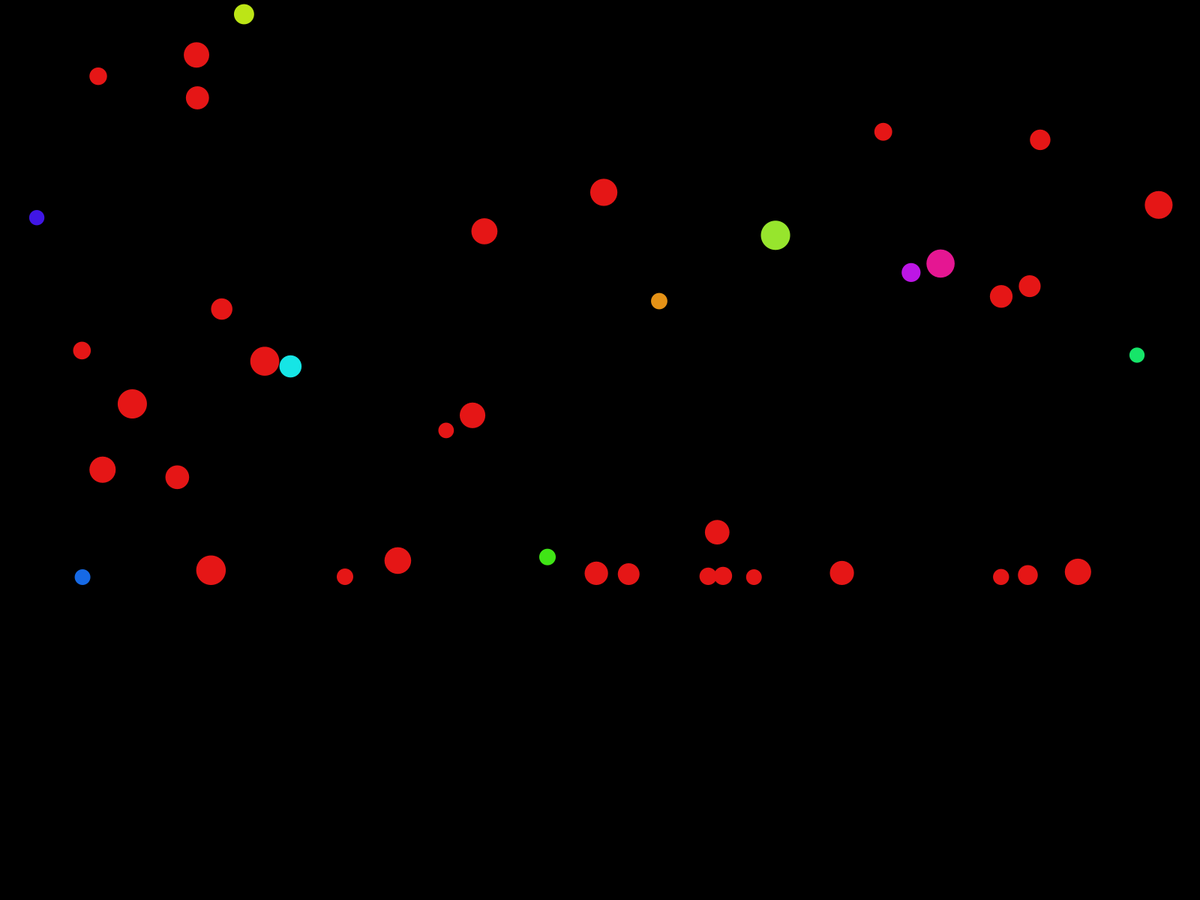
Frame 1 (no input)
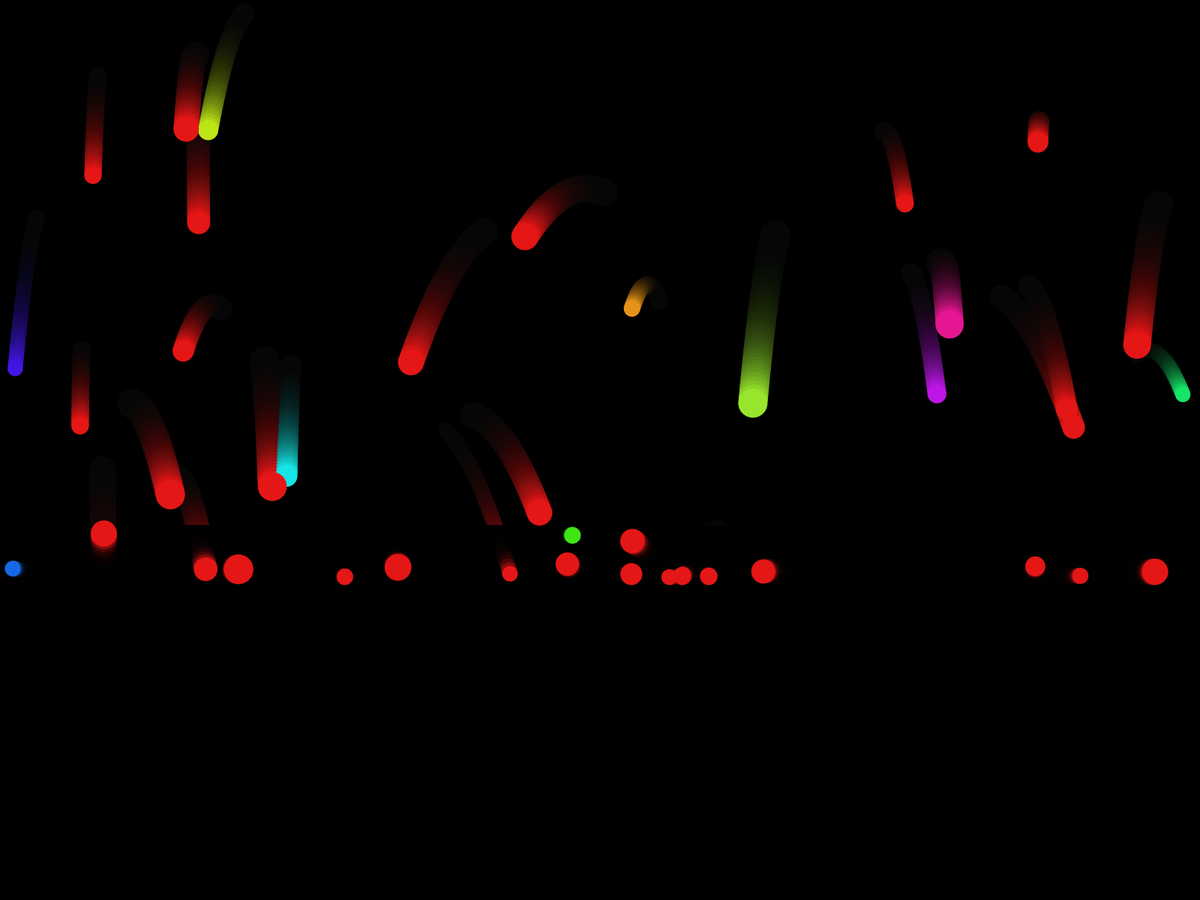
Frame 60 (the mouse pressed at the canvas centre just before this capture)
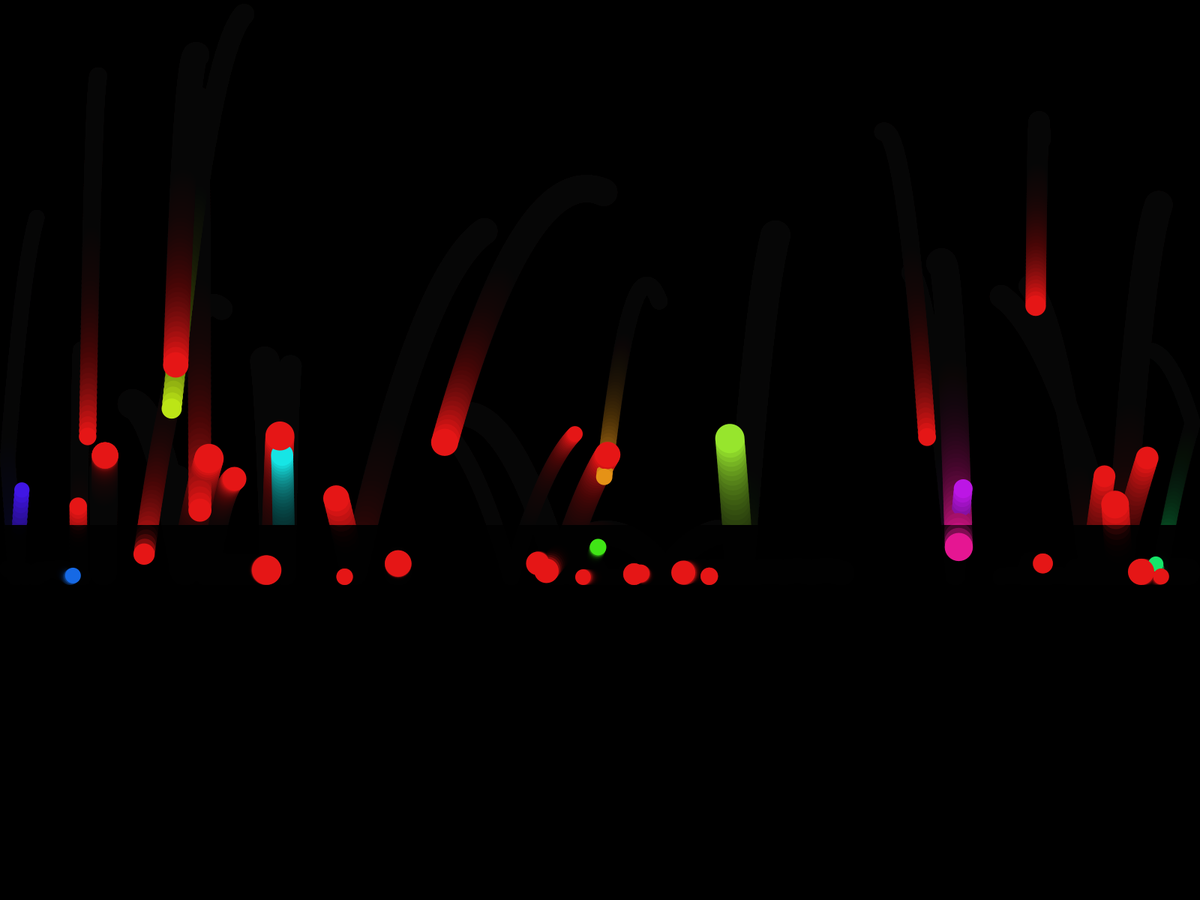
Frame 120 (the mouse held since frame 60 and released just before this capture)

The Processing sketch that drew these frames (run headless with seeded random() and noise(); from frame 60 on, the mouse is pressed at the canvas centre):

// Processing sketch: sketch_5_2_SuperMoverArrayListFLUID
// ── sketch_5_2_SuperMoverArrayListFLUID.pde
//declare a mover object
Mover mover;
Fluid fluid;
PVector gravity;
PVector wind;
ArrayList<Mover>movers;

void setup() {
  fullScreen();
  background(0, 0, 0);
  colorMode(HSB, 360, 100, 100);

  //initialize mover object with constructor
  mover = new Mover();
  mover.c = color(random(360), 80, 90);

  fluid = new Fluid(0, height/2+100, width, height, 0.2);
  movers = new ArrayList<Mover>();


  for (int i = 0; i < 40; i++)
  {
    Mover m = new Mover();


    m.c = color(i * 36, 90, 90);

    movers.add(m);
  }


  gravity = new PVector(0.0, 0.06);
  wind = new PVector(0, 0);
}

void draw() {
  // Add a semi-transparent background to create a subtle "trail" effect
  // Fill with white and a low alpha value (e.g., 20)
  fill(0, 0, 0, 20);
  rect(0, 0, width, height);

  //call mover functions
  //mover.accelerate Towards Mouse();
  // mover.accelerate Randomly();
  mover.applyForce(gravity);
  mover.applyForce(wind);
  mover.update();
  mover.checkEdgesBounce();
  mover.display();
  if (mover.isInFluid(fluid)) {
    println("ITS IN FLUID !");
  } else {
    // println("itsz not"); // Commented out to prevent console spam
  }
  fluid.display1(); //call our function

  for (Mover m : movers)
  {
    m.applyForce(gravity);
    m.applyForce(wind);
    m.update();
    m.checkEdgesBounce();
    m.display();
  }
}

void keyPressed()
{
  if (keyCode == LEFT);
  {
    wind = new PVector(-0.1, 0.0);
  }
  if (keyCode == RIGHT);
  {
    wind = new PVector(0.1, 0.0);
  }
}

// ── Fluid.pde


//declare the class
  //add variable for position, width, its thickness(Drag) and height
  
  class Fluid{
    
  float x,y,w,h,c;
  
  //define constructor function w paramters position and size
  Fluid(float xIn, float yIn, float wIn, float hIn, float cIn)
  {
    x = xIn;
    y = yIn;
    w = wIn;
    h = hIn;
    c = cIn;
    
    //In paramter passing in the class constructor, placeholder varriable
  }
  
  //display
  
  void display1()
  {
    fill(0,0,0,100);
    rect(x,y,w,h);
  }
  
  }

// ── Mover.pde
//This tab will define our 'mover' class...a reusable, modifiable mover object
//Declare Class!
class Mover {
  //Declare PVectors for position, velocity, acceleration
  PVector position, velocity, acceleration;

  //Declare floats for size, topspeed?
  float radius, topSpeed;
  float mass;
  color c;

  //Declare a constructor function with parameters for position and velocity
  Mover(PVector posIn, PVector velIn) {
    //assign values to variables
    position = posIn;
    velocity = velIn;
    //give acceleration an initial value
    acceleration = new PVector(0.0, 0.0);
    radius = 40;
    topSpeed = 40;
    mass = 1;
  }

  //constructor if you want random values
  Mover() {
    //assign values to variables
    position = new PVector(random(0, width), random(0, height));
    velocity = PVector.random2D();
    //give acceleration an initial value
    acceleration = PVector.random2D();
    radius = random(10, 20);
    topSpeed = 10;
        mass = 1;
  }

  //update function
  void update() {
    //give the mover a new random acceleration
    //acceleration = PVector.random2D();
    //increment velocity by acceleration
    velocity.add(acceleration);
    //limit the velocity by topSpeed
    velocity.limit(topSpeed);
    println(velocity.mag());
    //increment position by velocity
    position.add(velocity);
    acceleration.mult(0);
  }


boolean isInFluid(Fluid f)
{
  if(position.x > f.x && position.x < f.x+f.w && position.y > f.y && position.y < f.y+f.h)
  {
    return true;
  }
  else 
  {
    return false;
  }
}



  //this function will create an acceleration towards the mouse
  void accelerateTowardsMouse() {
    //create a vector for mouse location
    PVector mouse = new PVector(mouseX,mouseY);
    //subtract position from mouse location and assign to new ‘direction’ vector (use static func.)
    PVector direction = PVector.sub(mouse, position);
    //normalize direction vector to make its magnitude 1
    direction.normalize();
    //scale direction by multiplying by desired acceleration value
    direction.mult(0.5);
    //set acceleration equal to direction vector
    acceleration = direction;
  }
  
  //this function will generate a random acceleration
  void accelerateRandomly(){
    //use the STATIC function that belongs to the PVector class 
    acceleration = PVector.random2D();
  }


  //checkEdges function (wrap version instead of bounce)
  void checkEdgesWrap() {
    //if x position reaches right side of screen...
    if (position.x-radius > width) {
      //reset x position to left side of screen
      position.x = 0-radius;
    } else if (position.x+radius < 0) {
      //if x position reaches left side of screen....
      position.x = width+radius;
    }

    if (position.y - radius > height) {
      position.y = 0-radius;
    } else if (position.y + radius < 0) {
      position.y = height+radius;
    }
  }

  //add a function to bounce the mover off the edges
  void checkEdgesBounce() {
    //check right edge of the mover with right edge of the screen
    if (position.x + radius > width) {
      //reverse the x velocity
      velocity.x *= -1;
      //snap the mover back to the right edge of the screen
      position.x = width-radius;
    } else if (position.x - radius < 0) {
      velocity.x *= -1;
      position.x = 0 + radius;
    }

    if (position.y + radius > height*0.65) {
      velocity.y *= -1;
      position.y = height*0.65 - radius;
    } else if (position.y - radius < 0) {
      velocity.y *= -1;
      position.y = 0 + radius;
    }
  }

  //display function 
  void display() {
    //draw an ellipse at mover's position
    fill(c);
    noStroke();
    ellipse(position.x, position.y, radius*2, radius*2);
  }
  
  //function to add force to our mover
  //decalre it w paramater for force being applied uwu
  
  void applyForce(PVector force)
  {
    //uwu make a copy of the vector so we can be manipulative to it mwahaha
    PVector f = new PVector(force.x, force.y);
    //divide the force by the mass to get acceleration as a = f/m
    f.div( mass);
    //add the new vector to the acceleration vector uwuw
    acceleration.add(f);
  }
}
